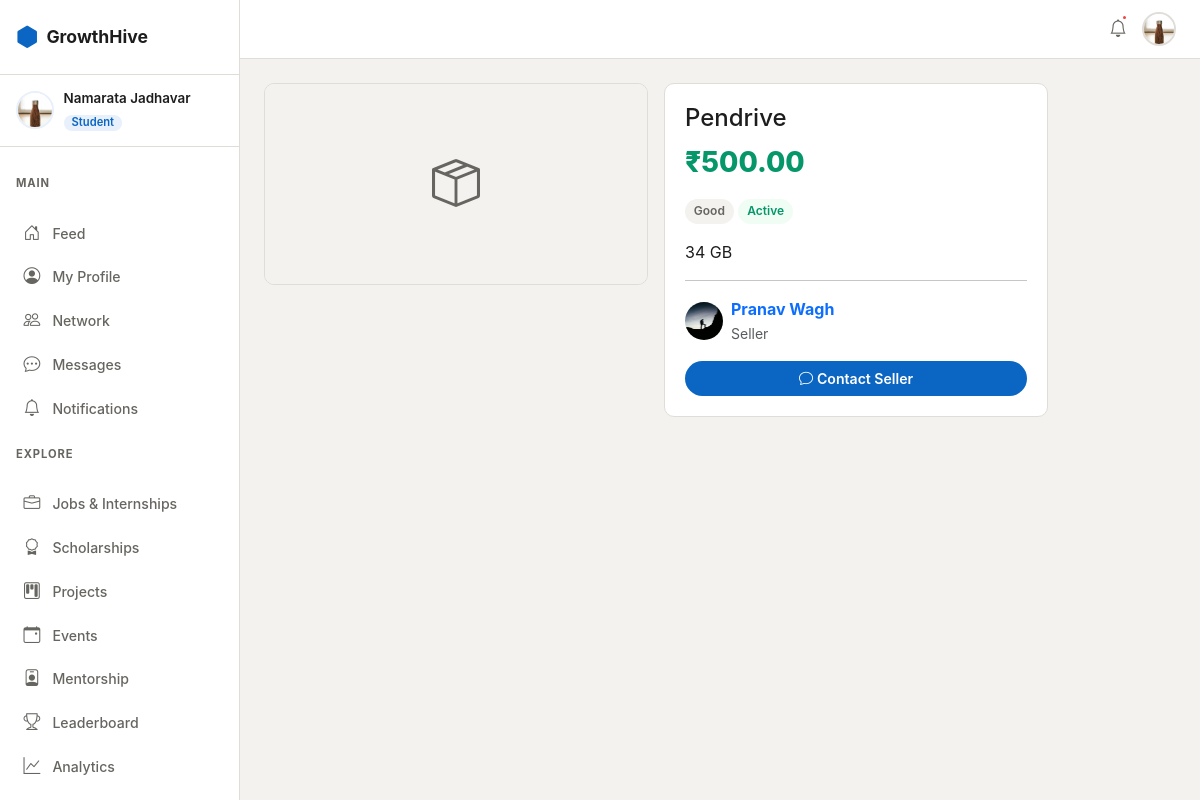
The page /marketplace/2/ (signed in) on the database its author committed.
### apps/accounts/models.py (models this page shows, shortened)
class User(AbstractUser):
    class Role(models.TextChoices):
        STUDENT = 'student', 'Student'
        ALUMNI  = 'alumni',  'Alumni'
        TEACHER = 'teacher', 'Teacher'
    username   = None
    email      = models.EmailField(unique=True)
    first_name = models.CharField(max_length=50)
    last_name  = models.CharField(max_length=50)
    role = models.CharField(max_length=20, choices=Role.choices, default=Role.STUDENT)
    college = models.ForeignKey(College, on_delete=models.SET_NULL, null=True, blank=True)
    department = models.ForeignKey(Department, on_delete=models.SET_NULL, null=True, blank=True)
    is_email_verified = models.BooleanField(default=False)
    created_at = models.DateTimeField(auto_now_add=True)
    updated_at = models.DateTimeField(auto_now=True)
    USERNAME_FIELD  = 'email'
    REQUIRED_FIELDS = ['first_name', 'last_name']
    objects = UserManager()
    def get_full_name(self):
        return f'{self.first_name} {self.last_name}'.strip()
    @property
    def is_student(self):
        return self.role == self.Role.STUDENT

class Profile(models.Model):
    user = models.OneToOneField(User, on_delete=models.CASCADE, related_name='profile')
    bio    = models.TextField(max_length=500, blank=True)
    avatar = models.ImageField(upload_to='avatars/', blank=True, null=True)
    banner = models.ImageField(upload_to='banners/', blank=True, null=True)
    graduation_year = models.PositiveIntegerField(null=True, blank=True)
    current_year    = models.PositiveSmallIntegerField(null=True, blank=True)
    github_url   = models.URLField(blank=True)
    linkedin_url = models.URLField(blank=True)
    website      = models.URLField(blank=True)
    location     = models.CharField(max_length=100, blank=True)
    skills = models.ManyToManyField('Skill', through='UserSkill', blank=True)
    resume = models.FileField(upload_to='resumes/', blank=True, null=True)
    points      = models.PositiveIntegerField(default=0)
    streak_days = models.PositiveIntegerField(default=0)
    last_active = models.DateField(null=True, blank=True)
    is_open_to_work   = models.BooleanField(default=False)
    is_open_to_mentor = models.BooleanField(default=False)
    created_at = models.DateTimeField(auto_now_add=True)
    updated_at = models.DateTimeField(auto_now=True)
    def get_avatar_url(self):
        if self.avatar:
            return self.avatar.url
        return '/static/images/default-avatar.png'

### apps/marketplace/models.py (models this page shows, shortened)
class MarketplaceItem(models.Model):
    class Condition(models.TextChoices):
        NEW       = 'new',       'New'
        LIKE_NEW  = 'like_new',  'Like New'
        GOOD      = 'good',      'Good'
        FAIR      = 'fair',      'Fair'
    class ItemStatus(models.TextChoices):
        ACTIVE   = 'active',   'Active'
        RESERVED = 'reserved', 'Reserved'
        SOLD     = 'sold',     'Sold'
    seller      = models.ForeignKey(
        settings.AUTH_USER_MODEL, on_delete=models.CASCADE, related_name='marketplace_items'
    )
    title       = models.CharField(max_length=200)
    description = models.TextField()
    price       = models.DecimalField(max_digits=8, decimal_places=2)
    condition   = models.CharField(max_length=20, choices=Condition.choices, default=Condition.GOOD)
    image       = models.ImageField(upload_to='marketplace/', blank=True, null=True)
    status      = models.CharField(max_length=20, choices=ItemStatus.choices, default=ItemStatus.ACTIVE)
    created_at  = models.DateTimeField(auto_now_add=True)
    class Meta:
        ordering = ['-created_at']

### apps/marketplace/views.py (the view)
# urls.py: path('<int:pk>/',     views.marketplace_detail_view, name='detail'),
@student_required
@verified_required
def marketplace_detail_view(request, pk):
    item = get_object_or_404(MarketplaceItem, pk=pk)
    return render(request, 'marketplace/detail.html', {'item': item})

### templates/marketplace/detail.html (shortened to what this page needs)
{% extends 'base.html' %}
{% block content %}
<div class="row g-3" style="max-width:800px;">
  <div class="col-lg-6">
    <div class="gh-card" style="padding:0;overflow:hidden;">
      {% if item.image %}<img src="{{ item.image.url }}" style="width:100%;max-height:380px;object-fit:cover;" alt="{{ item.title }}"/>
      {% else %}<div style="height:200px;background:var(--gh-bg);display:flex;align-items:center;justify-content:center;font-size:3rem;color:var(--gh-muted);"><i class="bi bi-box-seam"></i></div>{% endif %}
    </div>
  </div>
  <div class="col-lg-6">
    <div class="gh-card">
      <h2 class="h4">{{ item.title }}</h2>
      <p class="gh-market-price fs-3">₹{{ item.price }}</p>
      <div class="gh-job-tags mb-3">
        <span class="gh-tag gh-tag-gray">{{ item.get_condition_display }}</span>
        <span class="gh-tag gh-tag-{% if item.status == 'active' %}green{% elif item.status == 'reserved' %}amber{% else %}coral{% endif %}">{{ item.get_status_display }}</span>
      </div>
      <p>{{ item.description }}</p>
      <hr/>
      <div class="d-flex align-items-center gap-2 mb-3">
        <img src="{{ item.seller.profile.get_avatar_url }}" style="width:38px;height:38px;border-radius:50%;" alt=""/>
        <div>
          <a href="{% url 'accounts:profile_detail' item.seller.pk %}" class="fw-700 text-decoration-none d-block">{{ item.seller.get_full_name }}</a>
          <span class="text-muted small">Seller</span>
        </div>
      </div>
      {% if item.seller != request.user and item.status == 'active' %}
      <a href="{% url 'chat:create_dm' item.seller.pk %}" class="btn gh-btn-primary w-100">
        <i class="bi bi-chat me-1"></i>Contact Seller
      </a>
      {% elif item.seller == request.user %}
      <form method="post" action="{% url 'marketplace:sold' item.pk %}">{% csrf_token %}
        <button class="btn gh-btn-outline w-100">Mark as Sold</button>
      </form>
      {% endif %}
    </div>
  </div>
</div>
{% endblock %}

### templates/base.html (shortened to what this page needs)
{% load static %}
<!DOCTYPE html>
<html lang="en" data-theme="light">
<head>
  <link rel="stylesheet" href="https://cdn.jsdelivr.net/npm/bootstrap@5.3.3/dist/css/bootstrap.min.css"/>
  <link rel="stylesheet" href="https://cdn.jsdelivr.net/npm/bootstrap-icons@1.11.3/font/bootstrap-icons.min.css"/>
  <link rel="stylesheet" href="{% static 'css/main.css' %}"/>
</head>
<body>
{% if user.is_authenticated %}
<div class="gh-wrapper">
  <aside class="gh-sidebar" id="sidebar">
    <div class="gh-sidebar-logo">
      <a href="{% url 'accounts:dashboard' %}" class="gh-logo-link">
        <span class="gh-logo-icon"><i class="bi bi-hexagon-fill"></i></span>
        <span class="gh-logo-text">GrowthHive</span>
      </a>
    </div>
    <div class="gh-sidebar-user">
      <img src="{{ user.profile.get_avatar_url }}" class="gh-sidebar-avatar" alt="avatar"/>
      <div class="gh-sidebar-user-info">
        <span class="gh-sidebar-name">{{ user.first_name }} {{ user.last_name }}</span>
        <span class="gh-sidebar-role badge">{{ user.get_role_display }}</span>
      </div>
    </div>
    <nav class="gh-nav">
<p class="gh-nav-section">Main</p>
<a href="{% url 'social:feed' %}" class="gh-nav-link {% if 'social' in request.resolver_match.app_name %}active{% endif %}">
  <i class="bi bi-house-door"></i><span>Feed</span>
</a>
<a href="{% url 'accounts:profile' %}" class="gh-nav-link {% if request.resolver_match.url_name == 'profile' %}active{% endif %}">
  <i class="bi bi-person-circle"></i><span>My Profile</span>
</a>
<a href="{% url 'connections:network' %}" class="gh-nav-link {% if 'connections' in request.resolver_match.app_name %}active{% endif %}">
  <i class="bi bi-people"></i><span>Network</span>
</a>
<a href="{% url 'chat:inbox' %}" class="gh-nav-link {% if 'chat' in request.resolver_match.app_name %}active{% endif %}">
  <i class="bi bi-chat-dots"></i><span>Messages</span>
</a>
<a href="{% url 'notifications:list' %}" class="gh-nav-link {% if 'notifications' in request.resolver_match.app_name %}active{% endif %}">
  <i class="bi bi-bell"></i><span>Notifications</span>
</a>
<p class="gh-nav-section">Explore</p>
<a href="{% url 'jobs:list' %}" class="gh-nav-link {% if 'jobs' in request.resolver_match.app_name %}active{% endif %}">
  <i class="bi bi-briefcase"></i><span>Jobs & Internships</span>
</a>
<a href="{% url 'scholarships:list' %}" class="gh-nav-link {% if 'scholarships' in request.resolver_match.app_name %}active{% endif %}">
  <i class="bi bi-award"></i><span>Scholarships</span>
</a>
<a href="{% url 'projects:list' %}" class="gh-nav-link {% if 'projects' in request.resolver_match.app_name %}active{% endif %}">
  <i class="bi bi-kanban"></i><span>Projects</span>
</a>
<a href="{% url 'events:list' %}" class="gh-nav-link {% if 'events' in request.resolver_match.app_name %}active{% endif %}">
  <i class="bi bi-calendar-event"></i><span>Events</span>
</a>
<a href="{% url 'mentorship:list' %}" class="gh-nav-link {% if 'mentorship' in request.resolver_match.app_name %}active{% endif %}">
  <i class="bi bi-person-badge"></i><span>Mentorship</span>
</a>
<a href="{% url 'gamification:leaderboard' %}" class="gh-nav-link {% if 'gamification' in request.resolver_match.app_name %}active{% endif %}">
  <i class="bi bi-trophy"></i><span>Leaderboard</span>
</a>
<a href="{% url 'analytics:dashboard' %}" class="gh-nav-link {% if 'analytics' in request.resolver_match.app_name %}active{% endif %}">
  <i class="bi bi-graph-up"></i><span>Analytics</span>
</a>
{% if user.is_student %}
<p class="gh-nav-section">Students</p>
{% endif %}
    </nav>
  </aside>
  <main class="gh-main">
    <div class="gh-topbar">
      <div class="gh-topbar-actions">
        <button class="gh-icon-btn" id="notifBtn" title="Notifications">
          <i class="bi bi-bell"></i>
          <span class="gh-notif-dot"></span>
        </button>
        <a href="{% url 'accounts:profile' %}" class="gh-topbar-avatar">
          <img src="{{ user.profile.get_avatar_url }}" alt="avatar"/>
        </a>
      </div>
    </div>
    <div class="gh-content">
      {% block content %}{% endblock %}
    </div>
  </main>
</div>
{% endif %}
</body>
</html>

### static/css/main.css (style rules this page uses)
:root { --gh-blue: #0a66c2; --gh-blue-lt: #e8f0fb; --gh-purple: #6941c6; --gh-teal: #0891b2; --gh-amber: #d97706; --gh-green: #059669; --gh-bg: #f3f2ef; --gh-surface: #ffffff; --gh-border: #e0ddd8; --gh-text: #1d1d1d; --gh-muted: #666560; --gh-sidebar-w: 240px; --gh-radius: 10px; }
*, *::before, *::after { box-sizing: border-box; margin: 0; padding: 0; }
body { font-family: -apple-system, 'Segoe UI', sans-serif; background: var(--gh-bg); color: var(--gh-text); }
.gh-wrapper { display: flex; min-height: 100vh; }
.gh-sidebar { width: var(--gh-sidebar-w); background: var(--gh-surface); border-right: 1px solid var(--gh-border); display: flex; flex-direction: column; position: fixed; top: 0; left: 0; height: 100vh; z-index: 200; overflow-y: auto; transition: transform .25s; }
.gh-main { flex: 1; margin-left: var(--gh-sidebar-w); display: flex; flex-direction: column; min-height: 100vh; }
.gh-content { padding: 1.5rem; flex: 1; }
.gh-sidebar-logo { padding: 1.25rem 1rem; border-bottom: 1px solid var(--gh-border); }
.gh-logo-link { display: flex; align-items: center; gap: .5rem; text-decoration: none; color: var(--gh-text); font-weight: 700; font-size: 1.1rem; }
.gh-logo-icon { color: var(--gh-blue); font-size: 1.4rem; }
.gh-sidebar-user { padding: .85rem 1rem; display: flex; align-items: center; gap: .6rem; border-bottom: 1px solid var(--gh-border); }
.gh-sidebar-avatar { width: 38px; height: 38px; border-radius: 50%; object-fit: cover; border: 2px solid var(--gh-blue-lt); }
.gh-sidebar-name { display: block; font-weight: 600; font-size: .84rem; white-space: nowrap; overflow: hidden; text-overflow: ellipsis; max-width: 130px; }
.gh-sidebar-role { font-size: .7rem; background: var(--gh-blue-lt); color: var(--gh-blue); border: none; padding: .15rem .5rem; border-radius: 20px; font-weight: 600; text-transform: capitalize; }
.gh-nav { flex: 1; padding: .75rem 0; }
.gh-nav-section { font-size: .7rem; font-weight: 700; letter-spacing: .08em; text-transform: uppercase; color: var(--gh-muted); padding: .5rem 1rem .25rem; margin-top: .5rem; }
.gh-nav-link { display: flex; align-items: center; gap: .65rem; padding: .55rem 1rem; text-decoration: none; color: var(--gh-muted); font-size: .88rem; font-weight: 500; border-radius: 6px; margin: 1px 6px; transition: background .15s, color .15s; position: relative; }
.gh-nav-link i { font-size: 1.05rem; width: 20px; text-align: center; }
.gh-topbar { background: var(--gh-surface); border-bottom: 1px solid var(--gh-border); padding: .65rem 1.5rem; display: flex; align-items: center; gap: 1rem; position: sticky; top: 0; z-index: 100; }
.gh-topbar-actions { display: flex; align-items: center; gap: .6rem; margin-left: auto; }
.gh-icon-btn { background: none; border: none; cursor: pointer; font-size: 1.1rem; color: var(--gh-muted); padding: .35rem; border-radius: 50%; position: relative; transition: background .15s; }
.gh-notif-dot { position: absolute; top: 4px; right: 4px; width: 7px; height: 7px; background: #ef4444; border-radius: 50%; border: 2px solid #fff; }
.gh-topbar-avatar img { width: 34px; height: 34px; border-radius: 50%; object-fit: cover; border: 2px solid var(--gh-border); }
.gh-card { background: var(--gh-surface); border: 1px solid var(--gh-border); border-radius: var(--gh-radius); padding: 1.25rem; }
.gh-btn-primary { background: var(--gh-blue); color: #fff; border: none; border-radius: 20px; font-weight: 600; font-size: .88rem; padding: .45rem 1.25rem; cursor: pointer; transition: background .15s; }
.gh-job-tags { display: flex; flex-wrap: wrap; gap: .3rem; }
.gh-tag { display: inline-flex; align-items: center; padding: .2rem .55rem; border-radius: 20px; font-size: .75rem; font-weight: 600; }
.gh-tag-green { background: #f0fdf4; color: var(--gh-green); }
.gh-tag-gray { background: var(--gh-bg); color: var(--gh-muted); }
.gh-market-price { font-size: 1rem; font-weight: 800; color: var(--gh-green); }
.fw-700 { font-weight: 700; }

### rows shown on the page
User: profile.get_avatar_url (picture), first_name "Namarata", last_name "Jadhavar", role "Student"
MarketplaceItem: title "Pendrive", price "500.00", condition "Good", status "Active", description "34 GB", seller.profile.get_avatar_url (picture), seller.get_full_name "Pranav Wagh"
